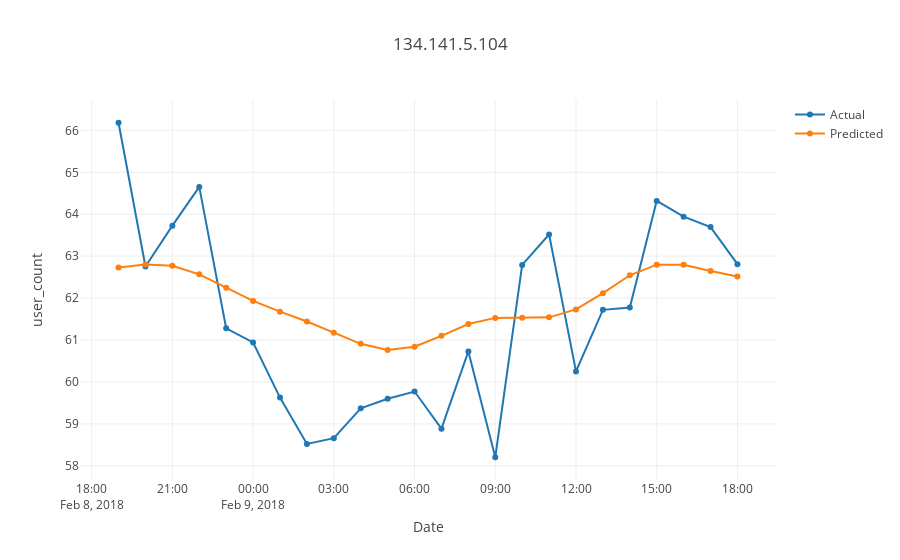

Write notebook code for a chart like this one.
### Markdown cell above
### Plots

### Code cell
t = '134.141.43.236/'
s = '10.6.1.101'
a = 'Skype for Business'

tt = prophet_df[(prophet_df.source==s) & (prophet_df.target==t) &(prophet_df.application==a)]
plot_test1(tt.ds,tt.y,tt.yhat,'134.141.5.104')
